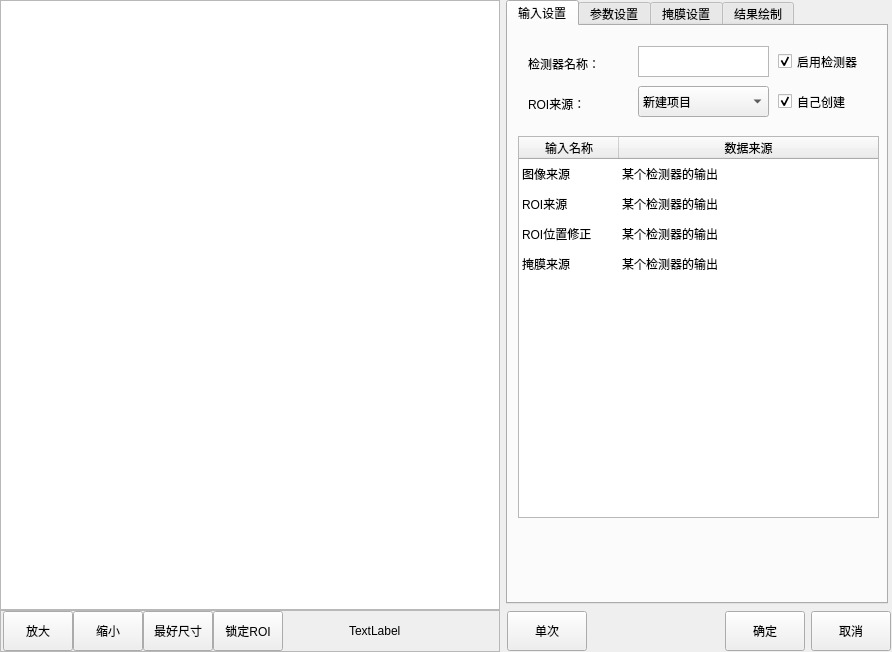
<?xml version="1.0" encoding="UTF-8"?>
<ui version="4.0">
 <class>CMvFindRoundParamWidget</class>
 <widget class="QWidget" name="CMvFindRoundParamWidget">
  <property name="geometry">
   <rect>
    <x>0</x>
    <y>0</y>
    <width>892</width>
    <height>652</height>
   </rect>
  </property>
  <property name="windowTitle">
   <string>CMvFindRoundParamWidget</string>
  </property>
  <layout class="QHBoxLayout" name="horizontalLayout_3">
   <property name="leftMargin">
    <number>0</number>
   </property>
   <property name="topMargin">
    <number>0</number>
   </property>
   <property name="rightMargin">
    <number>0</number>
   </property>
   <property name="bottomMargin">
    <number>0</number>
   </property>
   <item>
    <layout class="QVBoxLayout" name="verticalLayout">
     <property name="spacing">
      <number>0</number>
     </property>
     <item>
      <widget class="QGraphicsView" name="graphicsView_mainImage">
       <property name="minimumSize">
        <size>
         <width>500</width>
         <height>600</height>
        </size>
       </property>
      </widget>
     </item>
     <item>
      <widget class="QFrame" name="frame">
       <property name="minimumSize">
        <size>
         <width>0</width>
         <height>42</height>
        </size>
       </property>
       <property name="maximumSize">
        <size>
         <width>16777215</width>
         <height>42</height>
        </size>
       </property>
       <property name="frameShape">
        <enum>QFrame::StyledPanel</enum>
       </property>
       <property name="frameShadow">
        <enum>QFrame::Raised</enum>
       </property>
       <layout class="QHBoxLayout" name="horizontalLayout">
        <property name="spacing">
         <number>0</number>
        </property>
        <property name="leftMargin">
         <number>2</number>
        </property>
        <property name="topMargin">
         <number>0</number>
        </property>
        <property name="rightMargin">
         <number>0</number>
        </property>
        <property name="bottomMargin">
         <number>0</number>
        </property>
        <item>
         <widget class="QPushButton" name="pushButton_zoomIn">
          <property name="minimumSize">
           <size>
            <width>70</width>
            <height>40</height>
           </size>
          </property>
          <property name="maximumSize">
           <size>
            <width>70</width>
            <height>40</height>
           </size>
          </property>
          <property name="text">
           <string>放大</string>
          </property>
         </widget>
        </item>
        <item>
         <widget class="QPushButton" name="pushButton_zoomOut">
          <property name="minimumSize">
           <size>
            <width>70</width>
            <height>40</height>
           </size>
          </property>
          <property name="maximumSize">
           <size>
            <width>70</width>
            <height>40</height>
           </size>
          </property>
          <property name="text">
           <string>缩小</string>
          </property>
         </widget>
        </item>
        <item>
         <widget class="QPushButton" name="pushButton_zoomBest">
          <property name="minimumSize">
           <size>
            <width>70</width>
            <height>40</height>
           </size>
          </property>
          <property name="maximumSize">
           <size>
            <width>70</width>
            <height>40</height>
           </size>
          </property>
          <property name="text">
           <string>最好尺寸</string>
          </property>
         </widget>
        </item>
        <item>
         <widget class="QPushButton" name="pushButton_lockRoiMove">
          <property name="minimumSize">
           <size>
            <width>70</width>
            <height>40</height>
           </size>
          </property>
          <property name="maximumSize">
           <size>
            <width>70</width>
            <height>40</height>
           </size>
          </property>
          <property name="text">
           <string>锁定ROI</string>
          </property>
         </widget>
        </item>
        <item>
         <spacer name="horizontalSpacer">
          <property name="orientation">
           <enum>Qt::Horizontal</enum>
          </property>
          <property name="sizeHint" stdset="0">
           <size>
            <width>63</width>
            <height>20</height>
           </size>
          </property>
         </spacer>
        </item>
        <item>
         <widget class="QLabel" name="label_mousePos">
          <property name="minimumSize">
           <size>
            <width>150</width>
            <height>40</height>
           </size>
          </property>
          <property name="maximumSize">
           <size>
            <width>150</width>
            <height>40</height>
           </size>
          </property>
          <property name="text">
           <string>TextLabel</string>
          </property>
         </widget>
        </item>
       </layout>
      </widget>
     </item>
    </layout>
   </item>
   <item>
    <layout class="QVBoxLayout" name="verticalLayout_2">
     <item>
      <widget class="QTabWidget" name="tabWidget">
       <property name="minimumSize">
        <size>
         <width>382</width>
         <height>602</height>
        </size>
       </property>
       <property name="maximumSize">
        <size>
         <width>380</width>
         <height>16777215</height>
        </size>
       </property>
       <property name="currentIndex">
        <number>0</number>
       </property>
       <widget class="QWidget" name="tab">
        <attribute name="title">
         <string>输入设置</string>
        </attribute>
        <widget class="QTableWidget" name="tableWidget_input">
         <property name="geometry">
          <rect>
           <x>10</x>
           <y>110</y>
           <width>361</width>
           <height>382</height>
          </rect>
         </property>
         <property name="minimumSize">
          <size>
           <width>361</width>
           <height>382</height>
          </size>
         </property>
         <property name="maximumSize">
          <size>
           <width>361</width>
           <height>382</height>
          </size>
         </property>
         <property name="editTriggers">
          <set>QAbstractItemView::NoEditTriggers</set>
         </property>
         <property name="selectionMode">
          <enum>QAbstractItemView::SingleSelection</enum>
         </property>
         <property name="selectionBehavior">
          <enum>QAbstractItemView::SelectRows</enum>
         </property>
         <property name="showGrid">
          <bool>false</bool>
         </property>
         <attribute name="horizontalHeaderStretchLastSection">
          <bool>true</bool>
         </attribute>
         <attribute name="verticalHeaderVisible">
          <bool>false</bool>
         </attribute>
         <row>
          <property name="text">
           <string>1</string>
          </property>
         </row>
         <row>
          <property name="text">
           <string>2</string>
          </property>
         </row>
         <row>
          <property name="text">
           <string>3</string>
          </property>
         </row>
         <row>
          <property name="text">
           <string>4</string>
          </property>
         </row>
         <column>
          <property name="text">
           <string>输入名称</string>
          </property>
         </column>
         <column>
          <property name="text">
           <string>数据来源</string>
          </property>
         </column>
         <item row="0" column="0">
          <property name="text">
           <string>图像来源</string>
          </property>
         </item>
         <item row="0" column="1">
          <property name="text">
           <string>某个检测器的输出</string>
          </property>
         </item>
         <item row="1" column="0">
          <property name="text">
           <string>ROI来源</string>
          </property>
         </item>
         <item row="1" column="1">
          <property name="text">
           <string>某个检测器的输出</string>
          </property>
         </item>
         <item row="2" column="0">
          <property name="text">
           <string>ROI位置修正</string>
          </property>
         </item>
         <item row="2" column="1">
          <property name="text">
           <string>某个检测器的输出</string>
          </property>
         </item>
         <item row="3" column="0">
          <property name="text">
           <string>掩膜来源</string>
          </property>
         </item>
         <item row="3" column="1">
          <property name="text">
           <string>某个检测器的输出</string>
          </property>
         </item>
        </widget>
        <widget class="QLabel" name="label_funcName_2">
         <property name="geometry">
          <rect>
           <x>20</x>
           <y>30</y>
           <width>81</width>
           <height>16</height>
          </rect>
         </property>
         <property name="text">
          <string>检测器名称：</string>
         </property>
        </widget>
        <widget class="QLabel" name="label_roiCreat_2">
         <property name="geometry">
          <rect>
           <x>20</x>
           <y>70</y>
           <width>91</width>
           <height>16</height>
          </rect>
         </property>
         <property name="text">
          <string>ROI来源：</string>
         </property>
        </widget>
        <widget class="QCheckBox" name="checkBox_enableFunc_2">
         <property name="geometry">
          <rect>
           <x>270</x>
           <y>20</y>
           <width>101</width>
           <height>31</height>
          </rect>
         </property>
         <property name="minimumSize">
          <size>
           <width>101</width>
           <height>31</height>
          </size>
         </property>
         <property name="text">
          <string>启用检测器</string>
         </property>
         <property name="checked">
          <bool>true</bool>
         </property>
        </widget>
        <widget class="QCheckBox" name="checkBox_roiCreat_2">
         <property name="geometry">
          <rect>
           <x>270</x>
           <y>60</y>
           <width>101</width>
           <height>31</height>
          </rect>
         </property>
         <property name="minimumSize">
          <size>
           <width>101</width>
           <height>31</height>
          </size>
         </property>
         <property name="text">
          <string>自己创建</string>
         </property>
         <property name="checked">
          <bool>true</bool>
         </property>
         <property name="tristate">
          <bool>false</bool>
         </property>
        </widget>
        <widget class="QPlainTextEdit" name="plainTextEdit_funcName_2">
         <property name="geometry">
          <rect>
           <x>130</x>
           <y>20</y>
           <width>131</width>
           <height>31</height>
          </rect>
         </property>
         <property name="minimumSize">
          <size>
           <width>131</width>
           <height>31</height>
          </size>
         </property>
         <property name="maximumSize">
          <size>
           <width>131</width>
           <height>31</height>
          </size>
         </property>
         <property name="overwriteMode">
          <bool>false</bool>
         </property>
        </widget>
        <widget class="QComboBox" name="comboBox_imageSource_3">
         <property name="geometry">
          <rect>
           <x>130</x>
           <y>60</y>
           <width>131</width>
           <height>31</height>
          </rect>
         </property>
         <property name="minimumSize">
          <size>
           <width>131</width>
           <height>31</height>
          </size>
         </property>
         <property name="maximumSize">
          <size>
           <width>131</width>
           <height>31</height>
          </size>
         </property>
         <item>
          <property name="text">
           <string>新建项目</string>
          </property>
         </item>
         <item>
          <property name="text">
           <string>新建项目</string>
          </property>
         </item>
         <item>
          <property name="text">
           <string>新建项目</string>
          </property>
         </item>
        </widget>
       </widget>
       <widget class="QWidget" name="tab_2">
        <attribute name="title">
         <string>参数设置</string>
        </attribute>
        <widget class="QSpinBox" name="spinBox_threshold_2">
         <property name="enabled">
          <bool>false</bool>
         </property>
         <property name="geometry">
          <rect>
           <x>130</x>
           <y>50</y>
           <width>101</width>
           <height>31</height>
          </rect>
         </property>
         <property name="minimumSize">
          <size>
           <width>101</width>
           <height>31</height>
          </size>
         </property>
         <property name="maximumSize">
          <size>
           <width>101</width>
           <height>31</height>
          </size>
         </property>
         <property name="minimum">
          <number>5</number>
         </property>
         <property name="maximum">
          <number>299</number>
         </property>
        </widget>
        <widget class="QComboBox" name="comboBox_thresholdType_2">
         <property name="geometry">
          <rect>
           <x>10</x>
           <y>50</y>
           <width>101</width>
           <height>31</height>
          </rect>
         </property>
         <property name="minimumSize">
          <size>
           <width>101</width>
           <height>31</height>
          </size>
         </property>
         <item>
          <property name="text">
           <string>自动</string>
          </property>
         </item>
         <item>
          <property name="text">
           <string>手动</string>
          </property>
         </item>
        </widget>
        <widget class="QLabel" name="label_thresholdType_2">
         <property name="geometry">
          <rect>
           <x>10</x>
           <y>20</y>
           <width>111</width>
           <height>31</height>
          </rect>
         </property>
         <property name="text">
          <string>阈值方式：</string>
         </property>
        </widget>
        <widget class="QLabel" name="label_scanDirection_2">
         <property name="geometry">
          <rect>
           <x>10</x>
           <y>90</y>
           <width>111</width>
           <height>31</height>
          </rect>
         </property>
         <property name="text">
          <string>扫描方向：</string>
         </property>
        </widget>
        <widget class="QLabel" name="label_threshold_2">
         <property name="geometry">
          <rect>
           <x>130</x>
           <y>20</y>
           <width>111</width>
           <height>31</height>
          </rect>
         </property>
         <property name="text">
          <string>边缘点提取阈值：</string>
         </property>
        </widget>
        <widget class="QLabel" name="label_edgeCheckType_2">
         <property name="geometry">
          <rect>
           <x>130</x>
           <y>90</y>
           <width>111</width>
           <height>31</height>
          </rect>
         </property>
         <property name="text">
          <string>边缘检测方式：</string>
         </property>
        </widget>
        <widget class="QLabel" name="label_scanPointSum_2">
         <property name="geometry">
          <rect>
           <x>10</x>
           <y>160</y>
           <width>111</width>
           <height>31</height>
          </rect>
         </property>
         <property name="text">
          <string>扫描点数：</string>
         </property>
        </widget>
        <widget class="QLabel" name="label_samplingPointSum_2">
         <property name="geometry">
          <rect>
           <x>130</x>
           <y>160</y>
           <width>111</width>
           <height>31</height>
          </rect>
         </property>
         <property name="text">
          <string>抽样点数：</string>
         </property>
        </widget>
        <widget class="QLabel" name="label_fitRange_2">
         <property name="geometry">
          <rect>
           <x>250</x>
           <y>160</y>
           <width>111</width>
           <height>31</height>
          </rect>
         </property>
         <property name="text">
          <string>拟合范围：</string>
         </property>
        </widget>
        <widget class="QComboBox" name="comboBox_scanDirection_2">
         <property name="geometry">
          <rect>
           <x>10</x>
           <y>120</y>
           <width>101</width>
           <height>31</height>
          </rect>
         </property>
         <property name="minimumSize">
          <size>
           <width>101</width>
           <height>31</height>
          </size>
         </property>
         <item>
          <property name="text">
           <string>从上到下</string>
          </property>
         </item>
         <item>
          <property name="text">
           <string>从下到上</string>
          </property>
         </item>
        </widget>
        <widget class="QComboBox" name="comboBox_edgeCheckType_2">
         <property name="geometry">
          <rect>
           <x>130</x>
           <y>120</y>
           <width>101</width>
           <height>31</height>
          </rect>
         </property>
         <property name="minimumSize">
          <size>
           <width>101</width>
           <height>31</height>
          </size>
         </property>
         <item>
          <property name="text">
           <string>从白到黑</string>
          </property>
         </item>
         <item>
          <property name="text">
           <string>从黑到白</string>
          </property>
         </item>
        </widget>
        <widget class="QLabel" name="label_titleJudged_2">
         <property name="geometry">
          <rect>
           <x>0</x>
           <y>230</y>
           <width>381</width>
           <height>31</height>
          </rect>
         </property>
         <property name="styleSheet">
          <string notr="true">background-color: qlineargradient(spread:pad, x1:0, y1:0, x2:1, y2:0, stop:0 rgba(80, 80, 80, 255), stop:1 rgba(120, 120, 120, 120));
color: rgb(255, 255, 255);</string>
         </property>
         <property name="text">
          <string>  结果判定</string>
         </property>
         <property name="alignment">
          <set>Qt::AlignLeading|Qt::AlignLeft|Qt::AlignVCenter</set>
         </property>
        </widget>
        <widget class="QSpinBox" name="spinBox_scanPointSum_2">
         <property name="geometry">
          <rect>
           <x>10</x>
           <y>190</y>
           <width>101</width>
           <height>31</height>
          </rect>
         </property>
         <property name="minimumSize">
          <size>
           <width>101</width>
           <height>31</height>
          </size>
         </property>
         <property name="maximumSize">
          <size>
           <width>101</width>
           <height>31</height>
          </size>
         </property>
         <property name="suffix">
          <string>点</string>
         </property>
         <property name="minimum">
          <number>5</number>
         </property>
         <property name="maximum">
          <number>299</number>
         </property>
        </widget>
        <widget class="QSpinBox" name="spinBox_samplingPointSum_2">
         <property name="geometry">
          <rect>
           <x>130</x>
           <y>190</y>
           <width>101</width>
           <height>31</height>
          </rect>
         </property>
         <property name="minimumSize">
          <size>
           <width>101</width>
           <height>31</height>
          </size>
         </property>
         <property name="maximumSize">
          <size>
           <width>101</width>
           <height>31</height>
          </size>
         </property>
         <property name="suffix">
          <string>点</string>
         </property>
         <property name="minimum">
          <number>5</number>
         </property>
         <property name="maximum">
          <number>299</number>
         </property>
        </widget>
        <widget class="QSpinBox" name="spinBox_fitRange_2">
         <property name="geometry">
          <rect>
           <x>250</x>
           <y>190</y>
           <width>101</width>
           <height>31</height>
          </rect>
         </property>
         <property name="minimumSize">
          <size>
           <width>101</width>
           <height>31</height>
          </size>
         </property>
         <property name="maximumSize">
          <size>
           <width>101</width>
           <height>31</height>
          </size>
         </property>
         <property name="suffix">
          <string>点</string>
         </property>
         <property name="minimum">
          <number>5</number>
         </property>
         <property name="maximum">
          <number>299</number>
         </property>
        </widget>
        <widget class="QCheckBox" name="checkBox_concaveConvex">
         <property name="geometry">
          <rect>
           <x>10</x>
           <y>430</y>
           <width>111</width>
           <height>31</height>
          </rect>
         </property>
         <property name="text">
          <string>开启凹凸性检测</string>
         </property>
        </widget>
        <widget class="QWidget" name="widget_Judged_2" native="true">
         <property name="geometry">
          <rect>
           <x>0</x>
           <y>260</y>
           <width>371</width>
           <height>161</height>
          </rect>
         </property>
         <widget class="QSpinBox" name="spinBox_fitBias_2">
          <property name="geometry">
           <rect>
            <x>10</x>
            <y>40</y>
            <width>101</width>
            <height>31</height>
           </rect>
          </property>
          <property name="suffix">
           <string>点</string>
          </property>
          <property name="minimum">
           <number>5</number>
          </property>
          <property name="maximum">
           <number>299</number>
          </property>
         </widget>
         <widget class="QLabel" name="label_fitBias_2">
          <property name="geometry">
           <rect>
            <x>10</x>
            <y>10</y>
            <width>111</width>
            <height>31</height>
           </rect>
          </property>
          <property name="text">
           <string>拟合误差限制：</string>
          </property>
         </widget>
         <widget class="QSpinBox" name="spinBox_minRoundRadius">
          <property name="geometry">
           <rect>
            <x>10</x>
            <y>110</y>
            <width>101</width>
            <height>31</height>
           </rect>
          </property>
          <property name="suffix">
           <string>点</string>
          </property>
          <property name="minimum">
           <number>5</number>
          </property>
          <property name="maximum">
           <number>299</number>
          </property>
         </widget>
         <widget class="QLabel" name="label_minRoundRadius">
          <property name="geometry">
           <rect>
            <x>10</x>
            <y>80</y>
            <width>111</width>
            <height>31</height>
           </rect>
          </property>
          <property name="text">
           <string>半径下限</string>
          </property>
         </widget>
         <widget class="QSpinBox" name="spinBox_maxRoundRadius">
          <property name="geometry">
           <rect>
            <x>130</x>
            <y>110</y>
            <width>101</width>
            <height>31</height>
           </rect>
          </property>
          <property name="suffix">
           <string>点</string>
          </property>
          <property name="minimum">
           <number>5</number>
          </property>
          <property name="maximum">
           <number>299</number>
          </property>
         </widget>
         <widget class="QLabel" name="label_maxRoundRadius">
          <property name="geometry">
           <rect>
            <x>130</x>
            <y>80</y>
            <width>111</width>
            <height>31</height>
           </rect>
          </property>
          <property name="text">
           <string>半径上限</string>
          </property>
         </widget>
        </widget>
        <widget class="QWidget" name="widget_concaveConvex" native="true">
         <property name="enabled">
          <bool>false</bool>
         </property>
         <property name="geometry">
          <rect>
           <x>10</x>
           <y>460</y>
           <width>361</width>
           <height>101</height>
          </rect>
         </property>
         <widget class="QDoubleSpinBox" name="doubleSpinBox_minimumDepth">
          <property name="geometry">
           <rect>
            <x>0</x>
            <y>40</y>
            <width>101</width>
            <height>31</height>
           </rect>
          </property>
         </widget>
         <widget class="QLabel" name="label_minimumDepth">
          <property name="geometry">
           <rect>
            <x>0</x>
            <y>10</y>
            <width>111</width>
            <height>31</height>
           </rect>
          </property>
          <property name="text">
           <string>最小深度</string>
          </property>
         </widget>
         <widget class="QDoubleSpinBox" name="doubleSpinBox_minimumSamplingPoints">
          <property name="geometry">
           <rect>
            <x>120</x>
            <y>40</y>
            <width>101</width>
            <height>31</height>
           </rect>
          </property>
         </widget>
         <widget class="QLabel" name="label_2_minimumSamplingPoints">
          <property name="geometry">
           <rect>
            <x>120</x>
            <y>10</y>
            <width>111</width>
            <height>31</height>
           </rect>
          </property>
          <property name="text">
           <string>最小抽样点数</string>
          </property>
         </widget>
         <widget class="QPushButton" name="pushButton_unqualifiedPiont">
          <property name="geometry">
           <rect>
            <x>240</x>
            <y>40</y>
            <width>101</width>
            <height>31</height>
           </rect>
          </property>
          <property name="text">
           <string>显示凹凸点信息</string>
          </property>
         </widget>
         <widget class="QLabel" name="label_unqualifiedPiont">
          <property name="geometry">
           <rect>
            <x>240</x>
            <y>10</y>
            <width>111</width>
            <height>31</height>
           </rect>
          </property>
          <property name="text">
           <string>不合格点信息</string>
          </property>
         </widget>
        </widget>
        <zorder>widget_concaveConvex</zorder>
        <zorder>spinBox_threshold_2</zorder>
        <zorder>comboBox_thresholdType_2</zorder>
        <zorder>label_thresholdType_2</zorder>
        <zorder>label_scanDirection_2</zorder>
        <zorder>label_threshold_2</zorder>
        <zorder>label_edgeCheckType_2</zorder>
        <zorder>label_scanPointSum_2</zorder>
        <zorder>label_samplingPointSum_2</zorder>
        <zorder>label_fitRange_2</zorder>
        <zorder>comboBox_scanDirection_2</zorder>
        <zorder>comboBox_edgeCheckType_2</zorder>
        <zorder>label_titleJudged_2</zorder>
        <zorder>spinBox_scanPointSum_2</zorder>
        <zorder>spinBox_samplingPointSum_2</zorder>
        <zorder>spinBox_fitRange_2</zorder>
        <zorder>checkBox_concaveConvex</zorder>
        <zorder>widget_Judged_2</zorder>
       </widget>
       <widget class="QWidget" name="tab_3">
        <attribute name="title">
         <string>掩膜设置</string>
        </attribute>
        <widget class="QWidget" name="widget_3" native="true">
         <property name="enabled">
          <bool>false</bool>
         </property>
         <property name="geometry">
          <rect>
           <x>0</x>
           <y>50</y>
           <width>371</width>
           <height>251</height>
          </rect>
         </property>
         <widget class="QLabel" name="label_penWidth_2">
          <property name="geometry">
           <rect>
            <x>10</x>
            <y>50</y>
            <width>111</width>
            <height>31</height>
           </rect>
          </property>
          <property name="text">
           <string>画笔尺寸：</string>
          </property>
         </widget>
         <widget class="QSpinBox" name="spinBox_lightTime_3">
          <property name="geometry">
           <rect>
            <x>130</x>
            <y>50</y>
            <width>131</width>
            <height>31</height>
           </rect>
          </property>
          <property name="suffix">
           <string>像素</string>
          </property>
          <property name="minimum">
           <number>5</number>
          </property>
          <property name="maximum">
           <number>1000</number>
          </property>
         </widget>
         <widget class="QPushButton" name="pushButton_maskAll_2">
          <property name="geometry">
           <rect>
            <x>10</x>
            <y>160</y>
            <width>121</width>
            <height>40</height>
           </rect>
          </property>
          <property name="minimumSize">
           <size>
            <width>0</width>
            <height>40</height>
           </size>
          </property>
          <property name="maximumSize">
           <size>
            <width>16777215</width>
            <height>30</height>
           </size>
          </property>
          <property name="text">
           <string>掩盖所有</string>
          </property>
         </widget>
         <widget class="QPushButton" name="pushButton_maskNull_2">
          <property name="enabled">
           <bool>false</bool>
          </property>
          <property name="geometry">
           <rect>
            <x>10</x>
            <y>110</y>
            <width>121</width>
            <height>40</height>
           </rect>
          </property>
          <property name="minimumSize">
           <size>
            <width>0</width>
            <height>40</height>
           </size>
          </property>
          <property name="maximumSize">
           <size>
            <width>16777215</width>
            <height>30</height>
           </size>
          </property>
          <property name="text">
           <string>清空掩膜</string>
          </property>
         </widget>
         <widget class="QPushButton" name="pushButton_saveMask_2">
          <property name="geometry">
           <rect>
            <x>10</x>
            <y>210</y>
            <width>121</width>
            <height>40</height>
           </rect>
          </property>
          <property name="minimumSize">
           <size>
            <width>0</width>
            <height>40</height>
           </size>
          </property>
          <property name="maximumSize">
           <size>
            <width>16777215</width>
            <height>30</height>
           </size>
          </property>
          <property name="text">
           <string>保存修改</string>
          </property>
         </widget>
         <widget class="QLabel" name="label_lightOutputIo_10">
          <property name="geometry">
           <rect>
            <x>10</x>
            <y>10</y>
            <width>111</width>
            <height>31</height>
           </rect>
          </property>
          <property name="text">
           <string>编辑方式：</string>
          </property>
         </widget>
         <widget class="QComboBox" name="comboBox_lightOutputIo_7">
          <property name="geometry">
           <rect>
            <x>130</x>
            <y>10</y>
            <width>131</width>
            <height>31</height>
           </rect>
          </property>
          <item>
           <property name="text">
            <string>增加掩膜</string>
           </property>
          </item>
          <item>
           <property name="text">
            <string>删除掩膜</string>
           </property>
          </item>
         </widget>
        </widget>
        <widget class="QLabel" name="label_dEtectionMask">
         <property name="geometry">
          <rect>
           <x>10</x>
           <y>20</y>
           <width>111</width>
           <height>31</height>
          </rect>
         </property>
         <property name="text">
          <string>检测区域的掩膜：</string>
         </property>
        </widget>
        <widget class="QComboBox" name="comboBox_dEtectionMask">
         <property name="geometry">
          <rect>
           <x>130</x>
           <y>20</y>
           <width>131</width>
           <height>31</height>
          </rect>
         </property>
         <item>
          <property name="text">
           <string>不使用掩膜</string>
          </property>
         </item>
         <item>
          <property name="text">
           <string>本检测器ROI内掩膜</string>
          </property>
         </item>
         <item>
          <property name="text">
           <string>其他算法的掩膜</string>
          </property>
         </item>
        </widget>
       </widget>
       <widget class="QWidget" name="tab_4">
        <attribute name="title">
         <string>结果绘制</string>
        </attribute>
        <widget class="QCheckBox" name="checkBox_valuTrig_4">
         <property name="geometry">
          <rect>
           <x>270</x>
           <y>20</y>
           <width>101</width>
           <height>31</height>
          </rect>
         </property>
         <property name="text">
          <string>启用绘制</string>
         </property>
         <property name="checked">
          <bool>true</bool>
         </property>
        </widget>
        <widget class="QLabel" name="label_lightOutputIo_19">
         <property name="geometry">
          <rect>
           <x>10</x>
           <y>60</y>
           <width>121</width>
           <height>31</height>
          </rect>
         </property>
         <property name="text">
          <string>线条颜色：</string>
         </property>
        </widget>
        <widget class="QSpinBox" name="spinBox_lightTime_5">
         <property name="geometry">
          <rect>
           <x>130</x>
           <y>20</y>
           <width>131</width>
           <height>31</height>
          </rect>
         </property>
         <property name="suffix">
          <string>磅</string>
         </property>
         <property name="minimum">
          <number>1</number>
         </property>
         <property name="maximum">
          <number>5</number>
         </property>
        </widget>
        <widget class="QComboBox" name="comboBox_lightOutputIo_11">
         <property name="geometry">
          <rect>
           <x>130</x>
           <y>60</y>
           <width>131</width>
           <height>31</height>
          </rect>
         </property>
         <item>
          <property name="text">
           <string>颜色</string>
          </property>
         </item>
        </widget>
        <widget class="QLabel" name="label_lightOutputIo_20">
         <property name="geometry">
          <rect>
           <x>10</x>
           <y>20</y>
           <width>121</width>
           <height>31</height>
          </rect>
         </property>
         <property name="text">
          <string>线条宽度：</string>
         </property>
        </widget>
       </widget>
      </widget>
     </item>
     <item>
      <layout class="QHBoxLayout" name="horizontalLayout_2">
       <property name="leftMargin">
        <number>1</number>
       </property>
       <property name="topMargin">
        <number>1</number>
       </property>
       <property name="rightMargin">
        <number>1</number>
       </property>
       <property name="bottomMargin">
        <number>1</number>
       </property>
       <item>
        <widget class="QPushButton" name="pushButton_ones">
         <property name="minimumSize">
          <size>
           <width>80</width>
           <height>40</height>
          </size>
         </property>
         <property name="maximumSize">
          <size>
           <width>80</width>
           <height>40</height>
          </size>
         </property>
         <property name="text">
          <string>单次</string>
         </property>
        </widget>
       </item>
       <item>
        <spacer name="horizontalSpacer_2">
         <property name="orientation">
          <enum>Qt::Horizontal</enum>
         </property>
         <property name="sizeHint" stdset="0">
          <size>
           <width>40</width>
           <height>20</height>
          </size>
         </property>
        </spacer>
       </item>
       <item>
        <widget class="QPushButton" name="pushButton_affirm">
         <property name="minimumSize">
          <size>
           <width>80</width>
           <height>40</height>
          </size>
         </property>
         <property name="maximumSize">
          <size>
           <width>80</width>
           <height>40</height>
          </size>
         </property>
         <property name="text">
          <string>确定</string>
         </property>
        </widget>
       </item>
       <item>
        <widget class="QPushButton" name="pbPrev_cancel">
         <property name="minimumSize">
          <size>
           <width>80</width>
           <height>40</height>
          </size>
         </property>
         <property name="maximumSize">
          <size>
           <width>80</width>
           <height>40</height>
          </size>
         </property>
         <property name="text">
          <string>取消</string>
         </property>
        </widget>
       </item>
      </layout>
     </item>
    </layout>
   </item>
  </layout>
 </widget>
 <layoutdefault spacing="6" margin="11"/>
 <resources>
  <include location="CMvFindRoundParamWidget.qrc"/>
 </resources>
 <connections/>
</ui>
